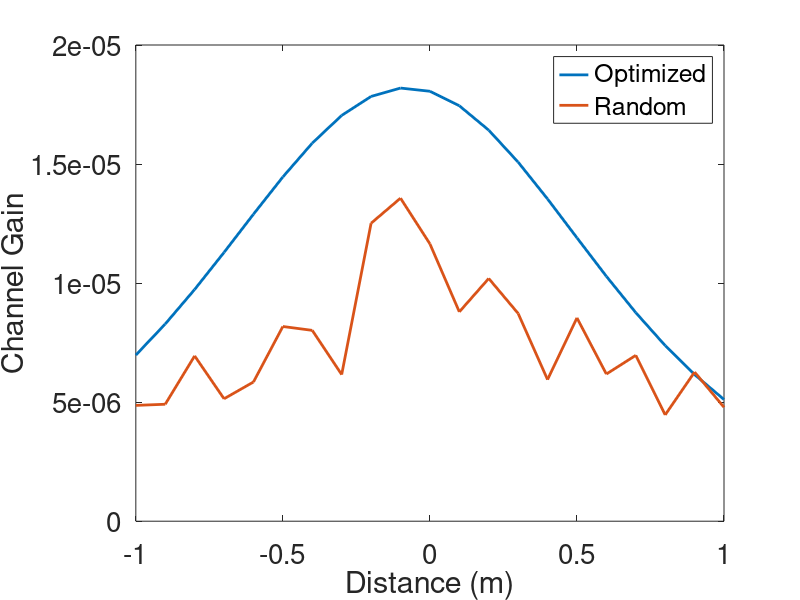

The MATLAB script that drew this image: (Note: this script raises an error after producing the figure.)
clc; clear all; close all;

rho=0.8;
m=2;
P=20;

%S coordinates
xs=-0.26;ys=2.5;zs=0.5;

%D coordinates
% xd = 2; 
xd = -1:0.1:1;
for ind = 1:length(xd)
yd = 2; zd = 3;
wm=0.1;
hm=0.1;
irradiance_PS_Mi=0;

nm=5;% no of mirrors in each rows and columns
R_kl = {};
S = {}; D = {};

for l=1:nm
    for k=1:nm
        %Center of kth row and lth column  
        R_kl{k,l} = [((xs+(wm/2)+(l-1)*wm));...
            0;...
            ((zs+(hm/2)+(k-1)*hm))]; 
        
        S{k,l} = [-((xs+(wm/2)+(l-1)*wm));...
            ys;...
            -((zs+(hm/2)+(k-1)*hm))];
        
        D{k,l} = [xd(ind)-((xs+(wm/2)+(l-1)*wm));...
            yd;...
            zd-((zs+(hm/2)+(k-1)*hm))];
    end 
end

%To access R_kl's x,y,z coordinates, R_kl{k,l}(1/2/3)

R_kl_S = cellfun(@minus,R_kl,S,'Un',0);
R_kl_S_norm = cellfun(@(x)norm(x,2), R_kl_S);

R_kl_D = cellfun(@minus,R_kl,D,'Un',0);
R_kl_D_norm = cellfun(@(x)norm(x,2), R_kl_D);


for l = 1:nm
    for k = 1:nm
    R_kl_S_hat{k,l} = R_kl_S{k,l}./R_kl_S_norm(k,l);
    R_kl_D_hat{k,l} = R_kl_D{k,l}./R_kl_D_norm(k,l);
    end
end


for l = 1:nm
    for k = 1:nm
        N_kl_hat{k,l} = (R_kl_S_hat{k,l}+R_kl_D_hat{k,l})...
            /(2+2*transpose(R_kl_S_hat{k,l})*R_kl_D_hat{k,l})^1/2;
    end
end


for l = 1:nm
    for k = 1:nm
     beta{k,l} = asin(transpose(N_kl_hat{k,l})*[0;0;1]);
     alpha{k,l} = asin(...
         transpose(N_kl_hat{k,l})*[1;0;0]/cos(beta{k,l}));

    N_kl_hat{k,l} = [sin(beta{k,l})*cos(alpha{k,l});...
        cos(beta{k,l})*cos(alpha{k,l});...
        sin(alpha{k,l})];

    end
end


D_R_kl = cellfun(@minus,D,R_kl,'Un',0);
D_R_kl_norm = cellfun(@(x)norm(x,2), D_R_kl);

S_R_kl = cellfun(@minus,S,R_kl,'Un',0);
S_R_kl_norm = cellfun(@(x)norm(x,2), S_R_kl);


e1 = [1;0;0]; e2 = [0;1;0]; e3 = [0;0;1];
e1_T = e1'; e2_T = e2'; e3_T = e3';
for l = 1:nm
    for k = 1:nm
        cos_theta_dash{k,l} = transpose(N_kl_hat{k,l})*(D_R_kl{k,l})...
            /D_R_kl_norm(k,l);
        R_kl_I = 2*cos_theta_dash{k,l}*N_kl_hat{k,l}-(D_R_kl{k,l})...
            /D_R_kl_norm(k,l);
        
        I_vec{k,l} = [e1_T*(R_kl{k,l}+e3_T*(S_R_kl{k,l})./(e3_T*R_kl_I)*R_kl_I);...
            e2_T*(R_kl{k,l}+e3_T*(S_R_kl{k,l})./(e3_T*R_kl_I)*R_kl_I);...
            e3_T*S{k,l}];
    end
end

for l = 1:nm
    for k = 1:nm
        theta_D_R{k,l} = e3_T*(R_kl{k,l}-I_vec{k,l})...
            /R_kl_D_norm(k,l);
    end
end

phi_half = 60;
m = -log(2)/log(cosd(phi_half));

I_mat = [1 0 0; 0 1 0; 0 0 1];

etta = 0.44;
resp = 0.54;
psi = deg2rad(70);
ref_indx = 1.5;
area = 10^-4;
for l = 1:nm
    for k = 1:nm
        I1 = (e1_T*S{k,l}-wm/2<=e1_T*I_vec{k,l}) * ...
            (e1_T*I_vec{k,l}<=e1_T*S{k,l}+wm/2);
        I2 = (e2_T*S{k,l}-hm/2<=e2_T*I_vec{k,l}) * ...
            (e2_T*I_vec{k,l}<=e2_T*S{k,l}+hm/2);
        E_kl{k,l} = (m+1)*rho/(2*pi)*cos_theta_dash{k,l}^(m)* ...
            e3_T*D_R_kl{k,l}*N_kl_hat{k,l}'*D_R_kl{k,l}./(D_R_kl_norm(k,l))^4 ...
            .*(1);
        
        if theta_D_R{k,l}<psi
             gain_PD_eve(k,l)=(ref_indx^2)/((sin(psi))^2);
        else
             gain_PD_eve(k,l)=0;   
        end
        
        h_IRS(k,l) = etta*resp*area*E_kl{k,l}*gain_PD_eve(k,l)*cos(theta_D_R{k,l});
            
%         h_los = 0; 
        A = 140e-3;
        
        source = [-0.26,2.5,0.5];
        dest = [xd(ind),yd,zd];
        h0 = 3;
        cos_m_11 = (h0./sqrt(norm(source-dest)).^(m+1));
        fov = deg2rad(70);
        n = 1.5;
        h_los = area*(m+1)*n^2*cos_m_11...
        ./(2*pi*(norm(source-dest))*(sin(fov))^2);
    
    
        R_sec(k,l) = 1/2*log((6*A^2*(h_IRS(k,l)+h_los)' *(h_IRS(k,l)+h_los)+3*pi*exp(1)*10^-18)/...
        (pi*exp(1)*A^2*(h_IRS(k,l)+h_los)' *(h_IRS(k,l)+h_los)+3*pi*exp(1)*10^-18));
    
    end
end

R_secret(ind) = max(max(R_sec));
h_IRS(k,l) = sum(sum(h_IRS));

end

h_0 = [6.08165852105811e-06,7.25772532383990e-06,8.59034867452604e-06,1.00589336060162e-05,1.16211253959985e-05,1.32098115518901e-05,1.47342191511320e-05,1.60867465443287e-05,1.71558069647752e-05,1.78428856412468e-05,1.80800080513214e-05,1.78428856412468e-05,1.71558069647752e-05,1.60867465443287e-05,1.47342191511320e-05,1.32098115518901e-05,1.16211253959985e-05,1.00589336060162e-05,8.59034867452604e-06,7.25772532383990e-06,6.08165852105811e-06];
h_opt = [6.97673770724660e-06,8.28325930015559e-06,9.73315792403789e-06,1.12901972993273e-05,1.28938495816673e-05,1.44587943391972e-05,1.58797220118320e-05,1.70423816139020e-05,1.78399132031617e-05,1.81912822126917e-05,1.80570926442438e-05,1.74481033404299e-05,1.64236612477904e-05,1.50803706415738e-05,1.35343606737961e-05,1.19021995462493e-05,1.02852165640842e-05,8.76010217092728e-06,7.37621445864377e-06,6.15810807462532e-06,5.11097483109363e-06];
h_rand = [4.86410586340751e-06,4.91197904451254e-06,6.94257437102338e-06,5.14162336596248e-06,5.84658775554916e-06,8.17739842282301e-06,8.01500976992924e-06,6.15878107922966e-06,1.25146915920678e-05,1.35672202083886e-05,1.16476171123668e-05,8.79296470211439e-06,1.01947299032549e-05,8.72536547113572e-06,5.94824623982233e-06,8.53915760537474e-06,6.18047172711482e-06,6.96626425825307e-06,4.46543492352523e-06,6.26431133744382e-06,4.78445797697000e-06];
y = [0.52,0.47,0.438,0.3960,0.3580,0.3340,0.3100,0.3,0.287,0.278,0.27,0,0,0,0.3100,0.3380,0.3580,0.4380,0.4700,0.5200];
x = -1:0.1:1;


figure('DefaultAxesFontSize',20);
plot(xd, h_opt,'linewidth',2);
hold on;
% plot(xd, h_0);
plot(xd, h_rand,'linewidth',2);
legend('Optimized','Random')
ylabel('Channel Gain') 
xlabel('Distance (m)')

figure('DefaultAxesFontSize',20);
plot(x(1:20),smooth(smooth(smooth(y))),'-*','linewidth',2)
hold on;
ylabel('Secrecy Rate'), xlabel('Distance between center of AP and Eve (m)');

